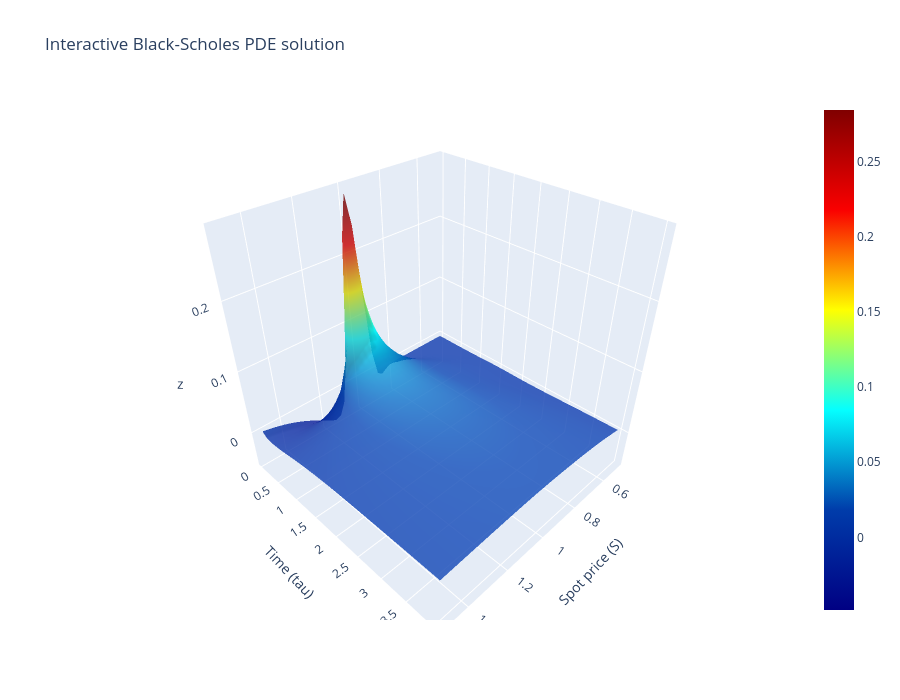

The code cell stored with this chart in its notebook:
### Code cell
import plotly.graph_objects as go

fig = go.Figure(data=[go.Surface(
            x=M_grid,
            y=Tau_grid,
            z=theta_diff,
            colorscale='jet',
            opacity=0.8,
        )])

fig.update_layout(
            title='Interactive Black-Scholes PDE solution',
            scene=dict(
                xaxis_title='Spot price (S)',
                yaxis_title='Time (tau)',
                # zaxis_title=title,
            ),
            autosize=True,
            width=900,
            height=700,
        )

fig.show()

### Figure 1 — Plotly figure (JSON) as saved in the notebook; plotly's stock layout.template omitted (floating-point values rounded to 4 significant figures; data arrays with more than 128 entries replaced by an {"elided": "..."} marker saying what was removed)
{"data": [{"colorscale": [[0, "rgb(0,0,131)"], [0.2, "rgb(0,60,170)"], [0.4, "rgb(5,255,255)"], [0.6, "rgb(255,255,0)"], [0.8, "rgb(250,0,0)"], [1, "rgb(128,0,0)"]], "opacity": 0.8, "type": "surface", "x": {"elided": "41x41 float values"}, "y": {"elided": "41x41 float values"}, "z": {"elided": "41x41 float values"}}], "layout": {"autosize": true, "height": 700, "scene": {"xaxis": {"title": {"text": "Spot price (S)"}}, "yaxis": {"title": {"text": "Time (tau)"}}}, "title": {"text": "Interactive Black-Scholes PDE solution"}, "width": 900}}
